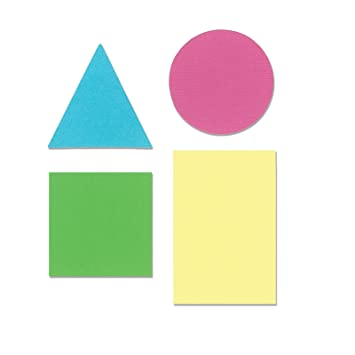
#> input picture Resources/shape.jpg, 355 x 355 px
$ python Contours_and_Shape_Detection.py
#> lines starting #> are read from the running program, lines starting #| are printed output that depends on the picture; after the words box and inside, x2 and y2 are one past the last pixel; in counts of white or black regions, pixels touching at a corner belong together
import cv2
import numpy as np


def getContours(img):
    contours, hierarchy = cv2.findContours(
        img, cv2.RETR_EXTERNAL, cv2.CHAIN_APPROX_NONE)
    for cnt in contours:
        area = cv2.contourArea(cnt)
        print(area)
        cv2.drawContours(imgContours, cnt, -1, (0, 255, 0), 2)
        perim = cv2.arcLength(cnt, True)
        # print(perim)
        approx = cv2.approxPolyDP(cnt, 0.02*perim, True)
        print(len(approx))
        obj = len(approx)
        x, y, w, h = cv2.boundingRect(approx)
        if obj == 3:
            objectType = "Tri"
        elif obj == 4:
            x = w/float(h)
            if x > 0.95 and x < 1.05:
                objectType = "Square"
            else:
                objectType = "Rectangle"
        elif obj > 4:
            objectType = "Circle"
        else:
            objectType = "None"

        cv2.rectangle(imgContours, (x, y), (x+w, y+h), (255, 0, 0), 2)
        cv2.putText(imgContours, objectType, (x+(w//2)-10, y+(h//2)+10),
                    cv2.FONT_HERSHEY_COMPLEX, 0.5, (0, 0, 0), 1)


path = "Resources/shape.jpg"
img = cv2.imread(path)
#> img is the input picture: shape (355, 355, 3); mean B, G, R 218.4, 233.9, 229.7
imgContours = img.copy()
imgGray = cv2.cvtColor(img, cv2.COLOR_BGR2GRAY)
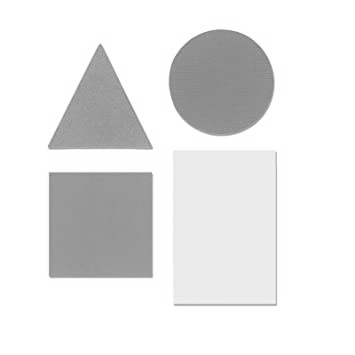
#> imgGray: shape (355, 355); min 116, max 255, mean 230.9
imgBlur = cv2.GaussianBlur(imgGray, (7, 7), 1)
imgCanny = cv2.Canny(imgBlur, 130, 200)
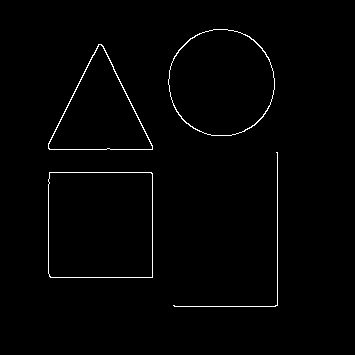
#> imgCanny: shape (355, 355); 1.2% white in thin lines or dots, all inside (x1, y1, x2, y2) = (48, 29, 278, 307)
getContours(imgCanny)
#> in getContours, `contours, hierarchy = cv2.findContours( img, cv2.RETR_EXTERNAL, cv2.CH..`: contours = 4 contours, 1 with area under 20; largest, box (x1, y1, x2, y2) and area: (48, 172, 153, 278) 10907, (168, 29, 275, 136) 8890, (48, 44, 153, 150) 5872
#> the loop in getContours, `for cnt in contours:` made 4 passes
#> (area, perim, approx, obj, y, w, h) on passes 1, 3: (10907, 416.5, [[49, 172], [49, 276], [152, 277], [152, 173]], 4, 172, 104, 106), (5872, 359.1, [[98, 44], [48, 148], [152, 149]], 3, 44, 105, 106)
#> (area, perim, obj, y, w, h, objectType) on pass 4: (8890, 352.5, 8, 29, 105, 107, 'Circle')
#| 10907.0
#| 4
#| 3.0
#| 4
#| 5872.0
#| 3
#| 8890.0
#| 8
#> after the loop in getContours, `for cnt in contours:`:
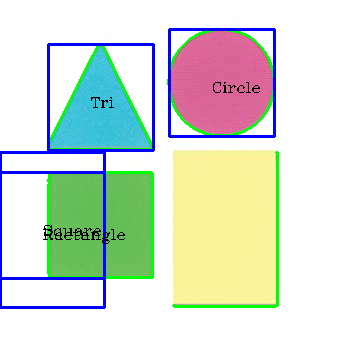
#> imgContours: shape (355, 355, 3); 6.43% of pixels changed, all inside (x1, y1, x2, y2) = (0, 28, 279, 309)


cv2.imshow("Original", img)
cv2.imshow("Gray ", imgGray)
cv2.imshow("Blur ", imgBlur)
cv2.imshow("Canny ", imgCanny)
cv2.imshow("Contours ", imgContours)
cv2.waitKey(0)
